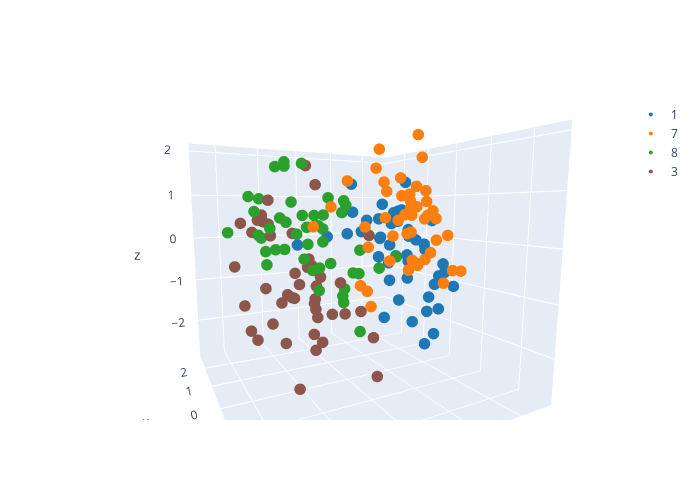

The cell this chart's notebook holds for it:
### Markdown cell above
##### 3d
---
三次元に分布をさせてみましょう．

---
Let's make a three-dimensional distribution.

---

### Code cell
# ----- adjustable parameters ----- #
target_dims = [0, 1, 2]
# --------------------------------- #

trace = []
for i in range(len(numbers)):
    m = latents[labels==numbers[i]]
    _x = m[:, target_dims[0]] 
    _y = m[:, target_dims[1]]
    _z = m[:, target_dims[2]]
    trace.append(go.Scatter3d(x=_x, y=_y, z=_z, mode="markers", name=f"{numbers[i]}", 
                              marker = dict(size=4, color=colors[i])))
layout = go.Layout(width=700, height=500)    
data = trace
fig = dict(data=data, layout=layout)
iplot(fig)
